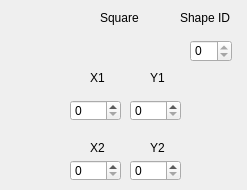
   <widget class="QWidget" name="page_4">
    <widget class="QLabel" name="label_44">
     <property name="geometry">
      <rect>
       <x>100</x>
       <y>10</y>
       <width>58</width>
       <height>16</height>
      </rect>
     </property>
     <property name="text">
      <string>Square</string>
     </property>
    </widget>
    <widget class="QLabel" name="label_45">
     <property name="geometry">
      <rect>
       <x>90</x>
       <y>70</y>
       <width>58</width>
       <height>16</height>
      </rect>
     </property>
     <property name="text">
      <string>X1</string>
     </property>
    </widget>
    <widget class="QLabel" name="label_46">
     <property name="geometry">
      <rect>
       <x>150</x>
       <y>70</y>
       <width>58</width>
       <height>16</height>
      </rect>
     </property>
     <property name="text">
      <string>Y1</string>
     </property>
    </widget>
    <widget class="QLabel" name="label_47">
     <property name="geometry">
      <rect>
       <x>90</x>
       <y>140</y>
       <width>58</width>
       <height>16</height>
      </rect>
     </property>
     <property name="text">
      <string>X2</string>
     </property>
    </widget>
    <widget class="QLabel" name="label_48">
     <property name="geometry">
      <rect>
       <x>150</x>
       <y>140</y>
       <width>58</width>
       <height>16</height>
      </rect>
     </property>
     <property name="text">
      <string>Y2</string>
     </property>
    </widget>
    <widget class="QLabel" name="label_63">
     <property name="geometry">
      <rect>
       <x>180</x>
       <y>10</y>
       <width>58</width>
       <height>16</height>
      </rect>
     </property>
     <property name="text">
      <string>Shape ID</string>
     </property>
    </widget>
    <widget class="QSpinBox" name="Square_id">
     <property name="geometry">
      <rect>
       <x>190</x>
       <y>40</y>
       <width>42</width>
       <height>22</height>
      </rect>
     </property>
     <property name="readOnly">
      <bool>true</bool>
     </property>
    </widget>
    <widget class="QSpinBox" name="square_x1">
     <property name="geometry">
      <rect>
       <x>70</x>
       <y>100</y>
       <width>51</width>
       <height>21</height>
      </rect>
     </property>
     <property name="maximum">
      <number>999</number>
     </property>
    </widget>
    <widget class="QSpinBox" name="square_y1">
     <property name="geometry">
      <rect>
       <x>130</x>
       <y>100</y>
       <width>51</width>
       <height>21</height>
      </rect>
     </property>
     <property name="maximum">
      <number>999</number>
     </property>
    </widget>
    <widget class="QSpinBox" name="square_x2">
     <property name="geometry">
      <rect>
       <x>70</x>
       <y>160</y>
       <width>51</width>
       <height>21</height>
      </rect>
     </property>
     <property name="maximum">
      <number>999</number>
     </property>
    </widget>
    <widget class="QSpinBox" name="square_y2">
     <property name="geometry">
      <rect>
       <x>130</x>
       <y>160</y>
       <width>51</width>
       <height>21</height>
      </rect>
     </property>
     <property name="maximum">
      <number>999</number>
     </property>
    </widget>
   </widget>
